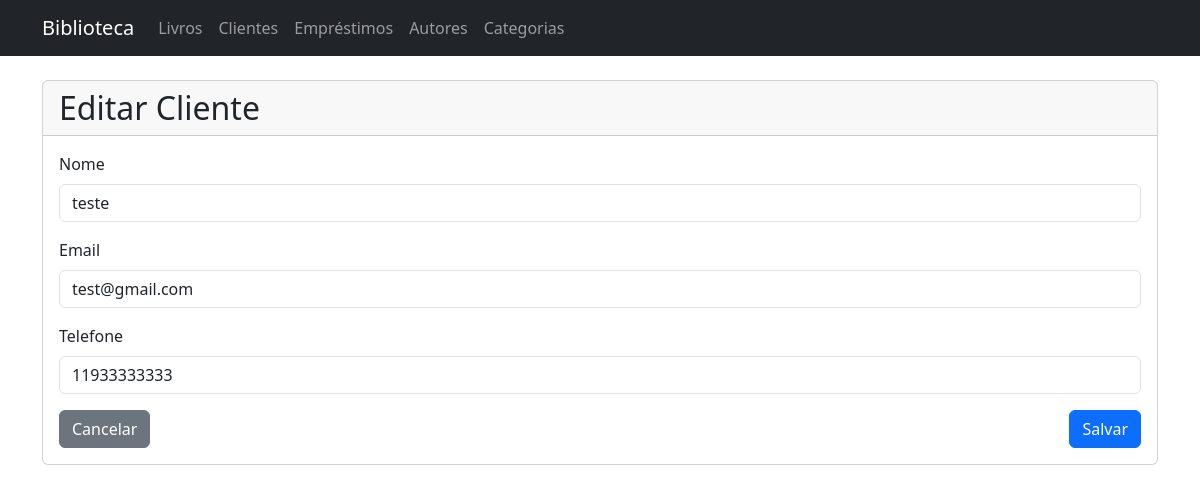
/clients/1/edit, run on an earlier commit of the app's database.
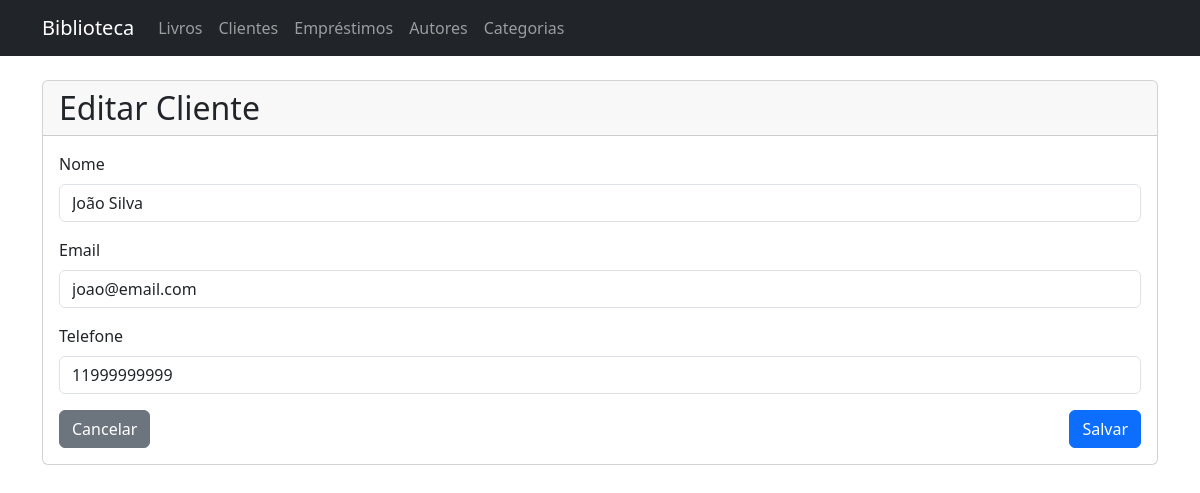
And on a later commit of the database.
### app/models/entities/client.py (models this page shows, shortened)
class Client(db.Model):
    __tablename__ = 'clients'
    id = db.Column(db.Integer, primary_key=True)
    email = db.Column(db.String(100), nullable=False, unique=True)
    name = db.Column(db.String(100), nullable=False)
    phone = db.Column(db.String(20))
    loans = db.relationship('Loan', backref='client', lazy=True)

### app/controllers/client_controller.py (the view, shortened to what this page needs)
@client_bp.route('/<int:id>/edit', methods=['GET', 'POST'])
def edit(id):
    try:
        client = ClientService.get_client_by_id(id)
        return render_template('clients/form.html', client=client)
    except NotFoundError as e:
        flash(str(e), 'danger')
        return redirect(url_for('client_controller.index'))

### app/repositories/client_repository.py (called while the page is built)
    @staticmethod
    def get_by_id(client_id):
        return Client.query.get(client_id)

### app/services/client_service.py (called while the page is built)
    @staticmethod
    def get_client_by_id(client_id):
        client = ClientRepository.get_by_id(client_id)
        if client:
            return client
        raise NotFoundError("Cliente não encontrado")

### app/templates/clients/form.html (shortened to what this page needs)
{% extends "base.html" %}
{% block content %}
<div class="card">
    <div class="card-header">
        <h2 class="mb-0">{{ 'Editar' if client else 'Novo' }} Cliente</h2>
    </div>
    <div class="card-body">
        <form method="POST">
            <div class="mb-3">
                <label for="name" class="form-label">Nome</label>
                <input type="text" class="form-control" id="name" name="name" value="{{ client.name if client else '' }}" required>
            </div>
            <div class="mb-3">
                <label for="email" class="form-label">Email</label>
                <input type="email" class="form-control" id="email" name="email" value="{{ client.email if client else '' }}" required>
            </div>
            <div class="mb-3">
                <label for="phone" class="form-label">Telefone</label>
                <input type="tel" class="form-control" id="phone" name="phone" value="{{ client.phone if client else '' }}" required>
            </div>
            <div class="d-flex justify-content-between">
                <a href="{{ url_for('client_controller.index') }}" class="btn btn-secondary">Cancelar</a>
                <button type="submit" class="btn btn-primary">Salvar</button>
            </div>
        </form>
    </div>
</div>
{% endblock %}

What changed in the data, as far as the page shows it:
changed Client: name "teste" → "João Silva"; email "test@gmail.com" → "joao@email.com"; phone "11933333333" → "11999999999"
